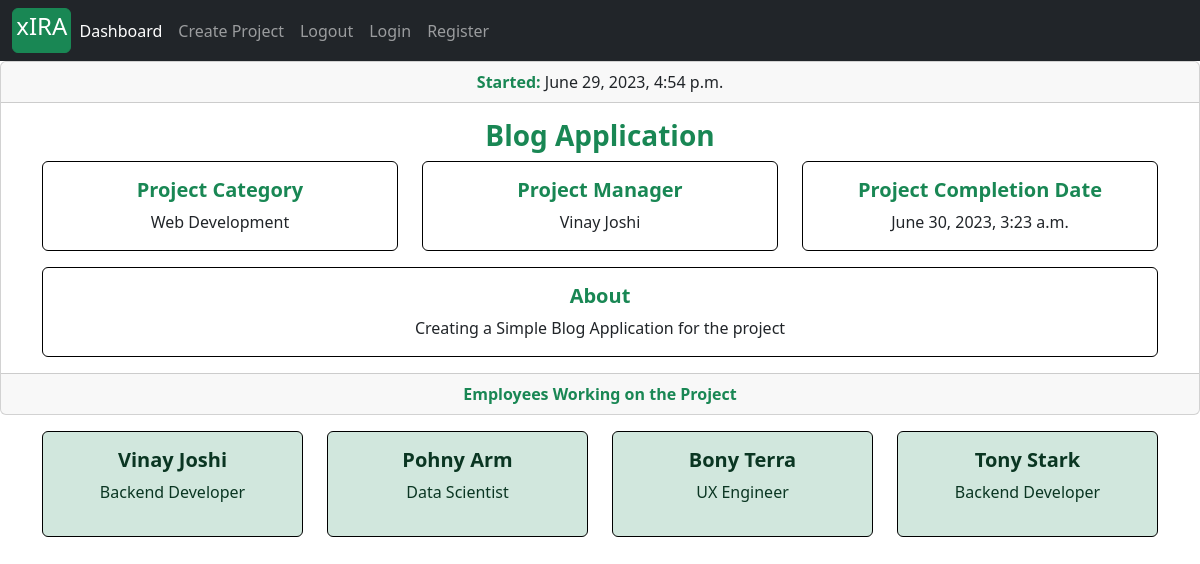
The page /project/project_detail/27/ on the database its author committed.
### projects/models.py (models this page shows, shortened)
class Project(models.Model):
    project_name         = models.CharField(max_length=30)
    project_description  = models.TextField(max_length=600, blank=True)
    project_category     = models.CharField(max_length=30, choices=choices)
    project_manager      =  models.ForeignKey(ProjectManager, on_delete=models.SET_NULL, null=True)
    assignees            =  models.ManyToManyField(Account)
    start_date           = models.DateTimeField(auto_now_add=True)
    estimated_end_date   = models.DateTimeField()

### accounts/models.py (models this page shows, shortened)
class ProjectManager(models.Model):
    project_manager = models.OneToOneField(Account, on_delete=models.CASCADE)
    domain          = models.CharField(max_length=40, choices=choices_1)

class Account(AbstractBaseUser):
    first_name           = models.CharField(max_length=50)
    last_name            = models.CharField(max_length=50)
    work_email           = models.EmailField(max_length=100, unique=True)
    contact_number       = models.CharField(max_length=50)
    work_profile         = models.CharField(max_length=30, choices=choices)
    date_joined     = models.DateTimeField(auto_now_add=True)
    last_login      = models.DateTimeField(auto_now_add=True)
    is_admin        = models.BooleanField(default=False)
    is_staff        = models.BooleanField(default=False)
    is_active        = models.BooleanField(default=False)
    is_superadmin        = models.BooleanField(default=False)
    USERNAME_FIELD = 'work_email'
    REQUIRED_FIELDS = ['first_name', 'last_name']
    objects = MyAccountManager()
    def __str__(self):
        return f'{self.first_name} {self.last_name}'

### projects/views.py (the view)
# urls.py: path('project_detail/<int:project_id>/', views.project_detail, name='project_detail'),
def project_detail(request, project_id):
    project = get_object_or_404(Project, id=project_id)
    context = {
        'project': project
    }
    return render(request, 'project_detail.html', context)

### projects/context_processors.py (called while the page is built)
def create_project_form(request):
    form = ProjectCreationForm()
    context = {
        'project_creation_form': form
    }
    return context

### templates/project_detail.html
{% extends 'base.html' %}
{% block content %}
<div class="card text-center"  >
  <div class="card-header">
     <strong class="text-success">Started:</strong> {{project.start_date}}
  </div>
  <div class="card-body">
    <h3 class="card-title text-success"><strong>{{project.project_name}}</strong></h3>
        <div class="container">
            <div class="row">
              <div class="col-sm-4" style="">
              <div class="card"  style="border: 1px solid black;">
                <div class="card-body">
                  <h5 class="card-title text-success"><strong>Project Category</strong></h5>
                  {{project.project_category}}
                </div>
              </div>
          </div>
          <div class="col-sm-4" style="">
              <div class="card"  style="border: 1px solid black;">
                <div class="card-body">
                  <h5 class="card-title text-success"><strong>Project Manager</strong></h5>
                    {{project.project_manager.project_manager}}
                </div>
              </div>
          </div>
          <div class="col-sm-4" style="">
              <div class="card"  style="border: 1px solid black;">
                <div class="card-body">
                  <h5 class="card-title text-success"><strong>Project Completion Date</strong></h5>
                    {{project.estimated_end_date}}
                </div>
              </div>
          </div>
      </div>
    </div>
    <div class="container mt-3">
        <div class="row">
          <div class="col-sm-12" style="">
              <div class="card" style="border: 1px solid black;">
                <div class="card-body">
                  <h5 class="card-title text-success"><strong>About</strong></h5>
                  {{project.project_description}}
                </div>
              </div>
          </div>
      </div>
    </div>
  </div>
  <div class="card-footer text-muted">
      <strong class="text-success">Employees Working on the Project</strong>
  </div>
</div>
<div class="container mt-3">
        <div class="row">
        {% for employee in project.assignees.all %}
            <div class="col-sm-3" style="">
              <div class="alert alert-success" role="alert" style="border: 1px solid black;">
                  <h5 class="alert-heading text-center"><strong>{{employee}}</strong></h5>
                  <p class="text-center">{{employee.work_profile}}</p>
                </div>
          </div>
        {% endfor %}
        </div>
</div>
{% endblock %}

### rows shown on the page
Project: start_date "June 29, 2023, 4:54 p.m.", project_name "Blog Application", project_category "Web Development", project_manager.project_manager "Vinay Joshi", estimated_end_date "June 30, 2023, 3:23 a.m.", project_description "Creating a Simple Blog Application for the project"
Account: first_name+last_name "Vinay Joshi", work_profile "Backend Developer"
Account: first_name+last_name "Pohny Arm", work_profile "Data Scientist"
Account: first_name+last_name "Bony Terra", work_profile "UX Engineer"
Account: first_name+last_name "Tony Stark", work_profile "Backend Developer"
